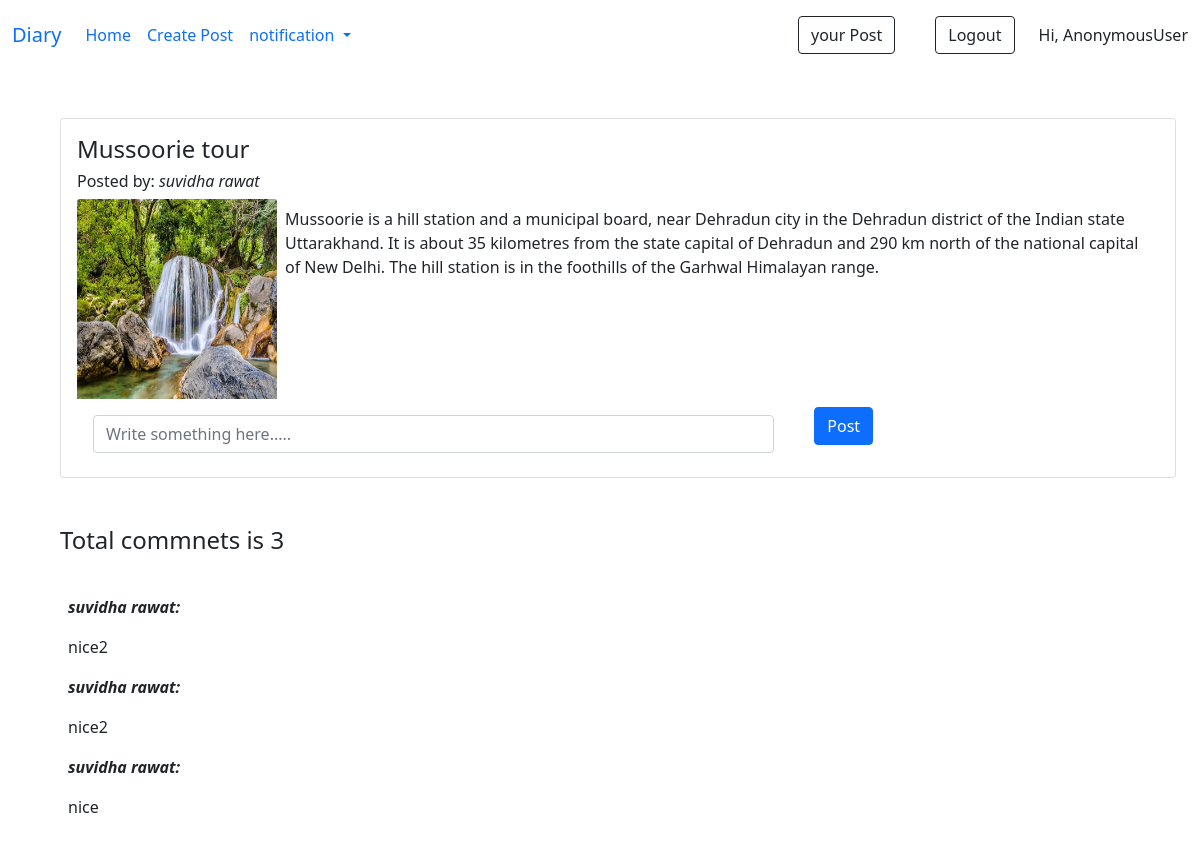
The page /home/display/9 on the database its author committed.
### home/models.py (models this page shows, shortened)
class memo(models.Model):
    post_id=models.AutoField(primary_key=True)
    title=models.CharField(max_length=20)
    desc= models.TextField()
    image=models.ImageField(upload_to="images")
    user =models.ForeignKey(User,on_delete=models.CASCADE)
    Privcy=models.CharField(max_length=10, default="Public")

class comments(models.Model):
    post=models.ForeignKey(memo,on_delete=models.CASCADE)
    comment=models.TextField()
    comment_by = models.ForeignKey(User, on_delete=models.CASCADE)

### home/views.py (the view)
# urls.py: path('display/<int:id>', views.display, name='display'),
def display (request,id):
    disp=memo.objects.get(post_id=id)
    view_cmnt=comments.objects.filter(post=id)
    count = view_cmnt.count()
    if request.method=='POST':
        cmnt=request.POST['comments']
        add_cmnt=comments.objects.create(post=memo(post_id=id) ,comment=cmnt, comment_by = User(id = request.session['user_id']))
    return render(request,'display.html',{'disp':disp,'view_cmnt':view_cmnt, 'count':count})

### templates/display.html (shortened to what this page needs)
{% extends 'base.html' %}
{% block body %}
{% include 'nav.html'%}
<div class="container m-5 ">
    <div class="card  p-3"  >
        <h4 class="card-title">{{disp.title}}</h4>
        <h6><span>Posted by: <i>{{disp.user}}  </i></span></h6>
      <div class="d-flex ">
        <img src="{{disp.image.url}}" class="card-img-top" alt="..." style="height: 200px ; width:200px;">
        <p class="card-text p-2">{{disp.desc}}</p>
      </div>
      <form method="post">
      <div class="row mt-2">
        <div class="col-md-8">
          <a class="nav-link" ><input class="form-control" name="comments" placeholder="Write something here....."></a>
        </div>
        <div class="col-auto">
          <button class="btn btn-primary"> Post</button>
        </div>
      </div>
    </div>
</div>
  <div class="container m-5">
    <h4>Total commnets is {{count}}</h4>
    <br>
    {% for comnt in view_cmnt %}
    <div class="d-flex flex-column mb-3">
      <div class="p-2"><b><i>{{comnt.comment_by}}:</i></b></div>
      <div class="p-2">{{comnt.comment}}</</div>
    </div>
    {% endfor %}
  </div>
{% endblock body %}

### rows shown on the page
memo: title "Mussoorie tour", user "suvidha rawat", image (picture), desc "Mussoorie is a hill station and a municipal board, near Dehradun city in the Dehradun district of the Indian state Uttarakhand. It is about 35 kilometres from the state capital of Dehradun and 290 km north of the national capital of New Delhi. The hill station is in the foothills of the Garhwal Himalayan range."
comments: comment_by "suvidha rawat", comment "nice2"
comments: comment_by "suvidha rawat", comment "nice2"
comments: comment_by "suvidha rawat", comment "nice"

### other values the page prints
{{ request.user }} "AnonymousUser"
{{ count }} "3"
